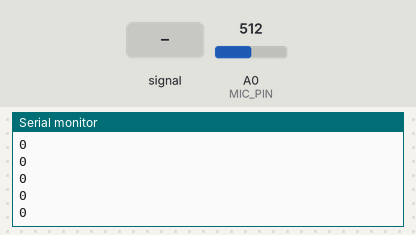
Bench run of a sketch on a simulated Arduino Uno, built with avr-gcc and run on an emulated ATmega328P. Shown: the last lines printed to the serial monitor. Inputs (shaded band) come from the test bench; at power-on: A0 (MIC_PIN) = 512.

Above: at 1.2 s.
1.3 s: A0 (MIC_PIN) fed a 200 Hz sine of ±81 counts around its level
At 2.0 s:
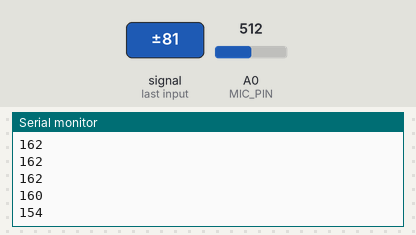
2.8 s: A0 (MIC_PIN) set to 716
At 3.5 s:
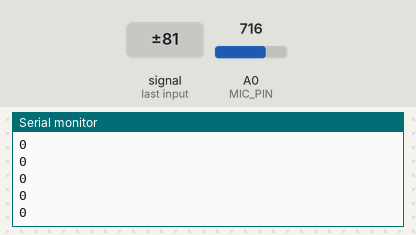
4.3 s: A0 (MIC_PIN) fed a 1000 Hz sine of ±255 counts around its level
At 5.3 s:
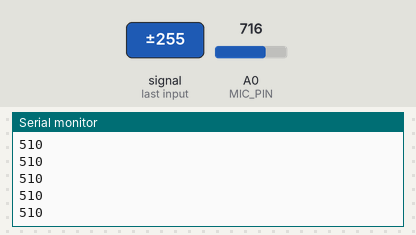
5.8 s: A0 (MIC_PIN) set to 900
At 6.4 s:
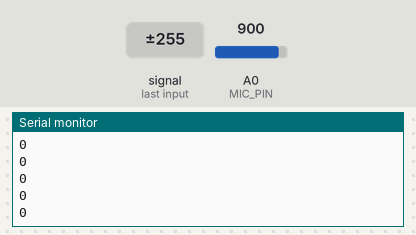
Timing chart, 0 to 8.3 s (numbered marks = the images above; inputs shaded):
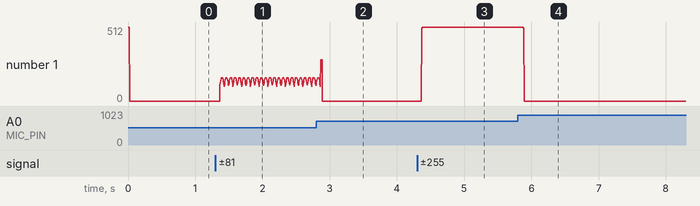

The sketch:

loudness_from_microphone_with_groupins.ino
```cpp
#define BUCKET_COUNT 5
#define SAMPLES_PER_BUCKET 20

#define MIC_PIN 0

typedef struct {
  uint16_t min;
  uint16_t max;
} Bucket;

Bucket buckets[BUCKET_COUNT];
uint32_t loopCount = 0;

void setup() {
  Serial.begin(9600);
}

void loop() {
  loopCount += 1;

  Bucket* currentBucket = buckets + (loopCount % BUCKET_COUNT);
  currentBucket->min = 1023;
  currentBucket->max = 0;

  for(uint16_t i = 0; i < SAMPLES_PER_BUCKET; i++){
    int micValue = analogRead(MIC_PIN);
    currentBucket->min = min(currentBucket->min, micValue);
    currentBucket->max = max(currentBucket->max, micValue);
  }

  int globalMin = 1023;
  int globalMax = 0;

  for(uint8_t i = 0; i < BUCKET_COUNT; i++){
    globalMin = min(buckets[i].min, globalMin);
    globalMax = max(buckets[i].max, globalMax);
  }

  Serial.println(globalMax - globalMin);
}
```

Measured:
- after the input at 1.3 s, the serial monitor: prints a new line after 0.07 s (image 1)
- after the input at 2.8 s, the serial monitor: prints a new line after 0.07 s (image 2)
- after the input at 4.3 s, the serial monitor: prints a new line after 0.07 s (image 3)
- after the input at 5.8 s, the serial monitor: prints a new line after 0.09 s (image 4)
- plotted number 1: 0 → 108 after the input at 1.3 s, 0 → 510 after the input at 4.3 s
